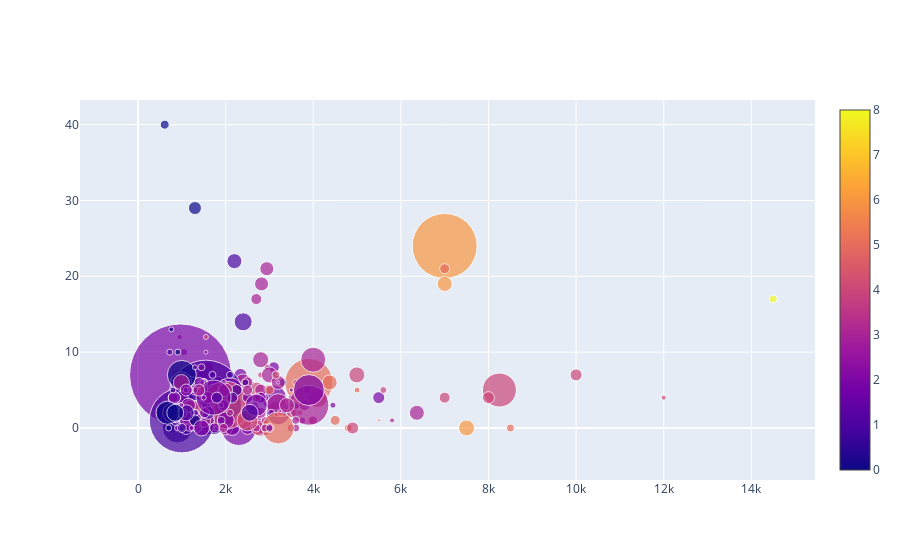

Write notebook code for a chart like this one.
### Code cell
# data preparation
df_m2.loc["0%":"max"].values
m2 = [int(m/10) for m in df_idealista[df_idealista["m2"].notna()]["m2"]]

data = [
    {
        'x': df_idealista['Price'],
        'y': df_idealista['Floor'],
        'mode': 'markers',
        'marker': {
            'color': df_idealista['Room'],
            'size': m2,
            'showscale': True
        },
        'text': df_idealista['Direction']
    }
]

iplot(data)

### Figure 1 — Plotly figure (JSON) as saved in the notebook; plotly's stock layout.template omitted (floating-point values rounded to 4 significant figures; data arrays with more than 128 entries replaced by an {"elided": "..."} marker saying what was removed)
{"data": [{"marker": {"color": {"elided": "387 int values"}, "showscale": true, "size": {"elided": "361 int values"}}, "mode": "markers", "text": {"elided": "387 str values"}, "type": "scatter", "x": {"elided": "387 int values"}, "y": {"elided": "387 int values"}}], "layout": {}}
